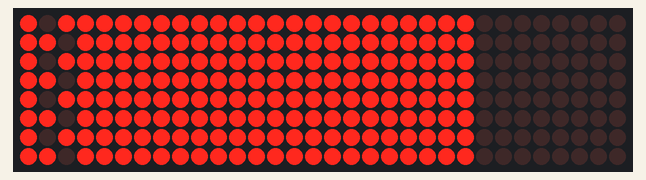
The sketch below on a simulated Arduino Uno, built with avr-gcc and run on an emulated ATmega328P. Shown: 32×8 LED matrix.

Above: at 0.2 s.

The sketch:

LEDMatrixGraphicsProject.ino
```cpp
#include <LedControl.h>

LedControl lc=LedControl(14,10,16,4);  // Pins: DIN,CLK,CS, # of Display connected

// Delay between Frames
unsigned long delayTime=100;

// My display order is currently right to left, so this array is used to flip the index
int displayIndexArray[] =
{
  4,
  3,
  2,
  1
};

// Test arrays for individual displays
byte blank[] =
{
  B00000000,
  B00000000,
  B00000000,
  B00000000,
  B00000000,
  B00000000,
  B00000000,
  B00000000
};
byte number1[] =
{
  B00000000,
  B00010000,
  B00110000,
  B00010000,
  B00010000,
  B00010000,
  B00111000,
  B00000000
};

byte number2[] =
{
  B00000000,
  B00111100,
  B01000010,
  B00000100,
  B00011000,
  B00100000,
  B01111110,
  B00000000
};

byte number3[] =
{
  B00000000,
  B00111100,
  B01000010,
  B00000100,
  B00011000,
  B01000010,
  B00111100,
  B00000000
};

byte number4[] =
{
  B00000000,
  B00001000,
  B00011000,
  B00101000,
  B01001000,
  B01111100,
  B00001000,
  B00000000
};

// Array definitions for receiving bytes from the interpreter
// If these are not updated they will show the display index from 1-4
byte displayArray0[] =
{
  B00000000,
  B00010000,
  B00110000,
  B00010000,
  B00010000,
  B00010000,
  B00111000,
  B00000000
};
byte displayArray1[] =
{
  B00000000,
  B00111100,
  B01000010,
  B00000100,
  B00011000,
  B00100000,
  B01111110,
  B00000000
};
byte displayArray2[] =
{
  B00000000,
  B00111100,
  B01000010,
  B00000100,
  B00011000,
  B01000010,
  B00111100,
  B00000000
};
byte displayArray3[] =
{
  B00000000,
  B00001000,
  B00011000,
  B00101000,
  B01001000,
  B01111100,
  B00001000,
  B00000000
};

// 2d array of the full-screen image
// Ideally this will be set by loaded by an external memory source in a more user-friendly fashion, using bitmaps
int fullScreenImage[8][32] =
{
  {1,0,1,1,1,1,1,1,1,1,1,1,1,1,1,1,1,1,1,1,1,1,1,1,1,1,1,1,1,1,1,1},
  {1,1,0,1,1,1,1,1,1,1,1,1,1,1,1,1,1,1,1,1,1,1,1,1,1,1,1,1,0,1,1,1},
  {1,0,1,1,1,1,1,1,1,1,1,1,1,1,1,1,1,1,1,1,1,1,1,1,1,1,1,0,0,0,1,1},
  {1,1,0,1,1,1,1,1,1,1,1,1,1,1,1,1,1,1,1,1,1,1,1,1,1,1,1,1,0,1,1,1},
  {1,0,1,1,1,1,1,1,1,1,1,1,1,1,1,1,1,1,1,1,1,1,1,1,1,1,1,1,1,1,1,1},
  {1,1,0,1,1,1,1,1,1,1,1,1,1,1,1,1,1,1,1,1,1,1,1,1,1,1,1,1,1,1,1,1},
  {1,0,1,1,1,1,1,1,1,1,1,1,1,1,1,1,1,1,1,1,1,1,1,1,1,1,1,1,1,1,1,1},
  {1,1,0,1,1,1,1,1,1,1,1,1,1,1,1,1,1,1,1,1,1,1,1,1,1,1,1,1,1,1,1,1}
};

// Uses bitwise operators to convert 8 integers to a byte
byte convertIntArrayToByte(int i0, int i1, int i2, int i3, int i4, int i5, int i6, int i7)
{
  byte x = B00000000;
  if (i0 == 1)
  {
    x = x | B10000000;
  }
  if (i1 == 1)
  {
    x = x | B01000000;
  }
  if (i2 == 1)
  {
    x = x | B00100000;
  }
  if (i3 == 1)
  {
    x = x | B00010000;
  }
  if (i4 == 1)
  {
    x = x | B00001000;
  }
  if (i5 == 1)
  {
    x = x | B00000100;
  }
  if (i6 == 1)
  {
    x = x | B00000010;
  }
  if (i7 == 1)
  {
    x = x | B00000001;
  }
  return x;
  Serial.println("array converted to byte: ");
  Serial.println(x, BIN);
}

void convertFullScreenImageToByteArrays()
{
  Serial.println("convertFullScreenImageToByteArrays started");
  // Split FullScreenImage array to 8x8 grids and pass rows to convertIntArrayToByte() to convert
  // Loop through rows
  for (int row = 0; row < 8; row++)
  {
    displayArray0[row] = convertIntArrayToByte(fullScreenImage[row][0],fullScreenImage[row][1],fullScreenImage[row][2],fullScreenImage[row][3],fullScreenImage[row][4],fullScreenImage[row][5],fullScreenImage[row][6],fullScreenImage[row][7]);
    Serial.println("displayArray0 = ");
    Serial.println(displayArray0[row], BIN);
  }
  for (int row = 0; row < 8; row++)
  {
    displayArray1[row] = convertIntArrayToByte(fullScreenImage[row][8],fullScreenImage[row][9],fullScreenImage[row][10],fullScreenImage[row][11],fullScreenImage[row][12],fullScreenImage[row][13],fullScreenImage[row][14],fullScreenImage[row][15]);
  }
  for (int row = 0; row < 8; row++)
  {
    displayArray2[row] = convertIntArrayToByte(fullScreenImage[row][16],fullScreenImage[row][17],fullScreenImage[row][18],fullScreenImage[row][19],fullScreenImage[row][20],fullScreenImage[row][21],fullScreenImage[row][22],fullScreenImage[row][23]);
  }
  for (int row = 0; row < 8; row++)
  {
    displayArray3[row] = convertIntArrayToByte(fullScreenImage[row][24],fullScreenImage[row][25],fullScreenImage[row][26],fullScreenImage[row][27],fullScreenImage[row][28],fullScreenImage[row][29],fullScreenImage[row][30],fullScreenImage[row][31]);
  }
}

void setup()
{
//  Serial.begin(9600);
//  while (!Serial) ;
  Serial.println("Setup started");
  lc.shutdown(0,false);  // Wake up displays
  lc.shutdown(1,false);
  lc.shutdown(2,false);
  lc.shutdown(3,false);
  lc.setIntensity(0,5);  // Set intensity levels
  lc.setIntensity(1,5);
  lc.setIntensity(2,5);
  lc.setIntensity(3,5);
  lc.clearDisplay(0);  // Clear Displays
  lc.clearDisplay(1);
  lc.clearDisplay(2);
  lc.clearDisplay(3);
  convertFullScreenImageToByteArrays();
  Serial.println("Setup finished");
}

// this can be updated to loop through a something like totalDisplays instead of being restricted to 4
void writeFullDisplay()
{
  // first screen write
    for (int i = 0; i < 8; i++)
  {
    lc.setRow(displayIndexArray[1],i,displayArray0[i]);
  }
  // second screen write
    for (int i = 0; i < 8; i++)
  {
    lc.setRow(displayIndexArray[2],i,displayArray1[i]);
  }
  // third screen write
    for (int i = 0; i < 8; i++)
  {
    lc.setRow(displayIndexArray[3],i,displayArray2[i]);
  }
  // fourth screen write
    for (int i = 0; i < 8; i++)
  {
    lc.setRow(displayIndexArray[4],i,displayArray3[i]);
  }
}

// Write to displays and clear one by one
void loop()
{
    writeFullDisplay();
    delay(delayTime);
    lc.clearDisplay(3);
    lc.clearDisplay(2);
    lc.clearDisplay(1);
    lc.clearDisplay(0);
}
```
